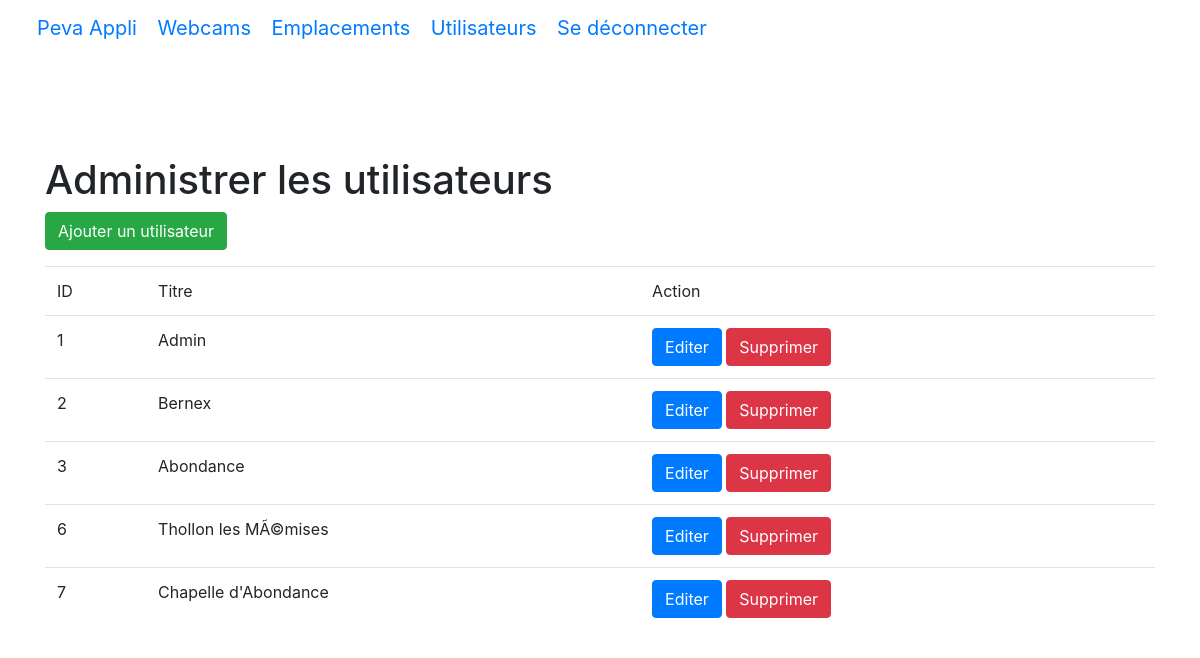
Page /admin.php?p=user.index (signed in) on the committed database.
### tables this page shows
CREATE TABLE IF NOT EXISTS `user` (
  `user_id` int(11) NOT NULL AUTO_INCREMENT,
  `user_login` varchar(40) DEFAULT NULL,
  `user_pass` varchar(40) DEFAULT NULL,
  `user_privilege` int(11) DEFAULT NULL,
  `user_slug` varchar(40) DEFAULT NULL,
  `user_name` varchar(40) DEFAULT NULL,
  PRIMARY KEY (`user_id`)
);

### app/App.php (called while the page is built, shortened)
<?php
class App{
	private $db_instance;
	private static $_instance;
	public static function getInstance(){
		if(is_null(self::$_instance)){
			self::$_instance=new App();
		}
		return self::$_instance;
	}
	public static function load(){
		require ROOT.'/app/Autoloader.php';
		require ROOT.'/core/Autoloader.php';
	}
	public function getTable($name){
		return new $class_name($this->getDb());
	}
	public function getDb(){
		$config = Config::getInstance(ROOT.'/config/config.php');
		if (is_null($this->db_instance)) {
			$this->db_instance = new MysqlDatabase($config->get('db_name'), $config->get('db_user'), $config->get('db_pass'), $config->get('db_host'));
		}
		return $this->db_instance;
	}
}

### app/Autoloader.php (called while the page is built, shortened)
<?php
class Autoloader{
    static function autoload($class){
        if (strpos($class, __NAMESPACE__ . '\\') === 0){
            $class = str_replace(__NAMESPACE__ . '\\', '', $class);
            $class = str_replace('\\', '/', $class);
        }
    }
}

### core/Autoloader.php (called while the page is built, shortened)
<?php
class Autoloader{
    static function autoload($class){
        if (strpos($class, __NAMESPACE__ . '\\') === 0){
            $class = str_replace(__NAMESPACE__ . '\\', '', $class);
            $class = str_replace('\\', '/', $class);
        }
    }
}

### core/Config.php (called while the page is built, shortened)
<?php
class Config{
	private $settings=[];
	private static $_instance;
	public static function getInstance($file){
		if(is_null(self::$_instance)){
			self::$_instance = new Config($file);
		}
		return self::$_instance;
	}
	public function __construct($file){
		$this->settings = require($file);
	}
	public function get($key){
		return $this->settings[$key];
	}
}

### config/config.php (called while the page is built)
<?php
return array(
	"db_name" => "peva_admin",
	"db_user" => "root",
	"db_pass" => "",
	"db_host" => "localhost"
);

### core/Table/Table.php (called while the page is built, shortened)
<?php
class Table{
	protected $table;
	protected $db;
	public function __construct(Database $db){
		$this->db=$db;
	}
	public function all(){
		return $this->query('SELECT * FROM '.$this->table);
	}
	public function query($statement, $attributes=null, $one =false){
		if($attributes){
			return $this->db->prepare(
				$statement,
				$attributes,
				str_replace('Table','Entity',get_class($this)),
				$one
			);
		} else{
			return $this->db->query(
				$statement,
				str_replace('Table','Entity',get_class($this)),
				$one
			);
		}
	}
}

### core/Database/MysqlDatabase.php (called while the page is built, shortened)
<?php
class MysqlDatabase extends Database{
	private $pdo;
	private function getPDO(){
		if($this->pdo === null){
			$pdo = new PDO('mysql:host=localhost;dbname=peva_admin','root','');
			$pdo->setAttribute(PDO::ATTR_ERRMODE, PDO::ERRMODE_EXCEPTION);
			$this->pdo=$pdo;
		}
		return $this->pdo;
	}
	public function query($statement, $class_name=null, $one = false){
		$req = $this->getPDO()->query($statement);
		if ($class_name===null) {
			$req->setFetchMode(PDO::FETCH_OBJ);
		}
		else{
			$req->setFetchMode(PDO::FETCH_CLASS,$class_name);
		}
		if($one){
			$datas = $req->fetch();
		}
		else{
			$datas = $req->fetchAll();
		}
		return $datas;
	}
}

### pages/admin/users/index.php (the view, shortened to what this page needs)
<?php
$users = App::getInstance()->getTable('User')->all();
?>
<h1>Administrer les utilisateurs</h1>
<p>
	<a href="?p=user.add" class="btn btn-success">Ajouter un utilisateur</a>
</p>
<table class="table">
	<thead>
		<tr>
			<td>ID</td>
			<td>Titre</td>
			<td>Action</td>
		</tr>
	</thead>
	<tbody>
		<?php foreach ($users as $user): ?>
			<tr>
				<td><?= $user->user_id; ?></td>
				<td><?= $user->user_name; ?></td>
				<td>
					<a href="?p=user.edit&id=<?= $user->user_id;?>" class="btn btn-primary">Editer</a>
					<form action="?p=user.delete" method="post" style="display: inline;">
						<button type="submit" class="btn btn-danger" href="?p=user.delete&id=<?= $user->user_id;?>">Supprimer</button>
					</form>
				</td>
			</tr>
		<?php endforeach; ?>
	</tbody>
</table>

### rows in the picture
user: user_id "1", user_name "Admin"
user: user_id "2", user_name "Bernex"
user: user_id "3", user_name "Abondance"
user: user_id "6", user_name "Thollon les MÃ©mises"
user: user_id "7", user_name "Chapelle d'Abondance"
